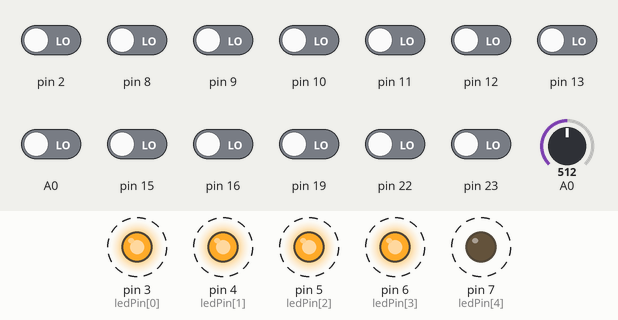
Bench run of a program on a simulated Arduino Nano, built with avr-gcc and run on an emulated ATmega328P. Shown: output pins drawn as LEDs (lit = HIGH). Dashed ring = blinking. The test bench sets the inputs (shaded band); at power-on: A0, pin 2, pin 8–13, pin 15, pin 16, pin 19, pin 22, pin 23 LOW, A0 = 512.

Above: at 0.68 s.
1.3 s: A0 set to 0
At 1.46 s:
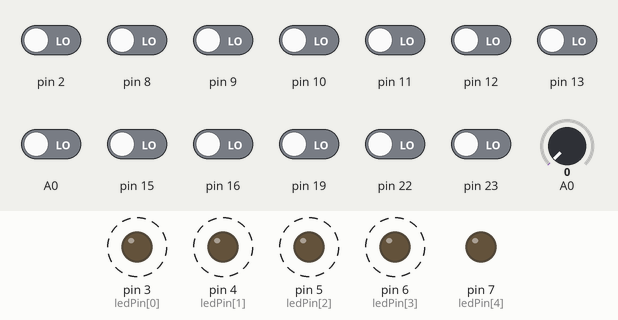
4.8 s: pin 2 driven HIGH
8.3 s: pin 8 driven HIGH
14.4 s: A0 set to 122
At 17.6 s:
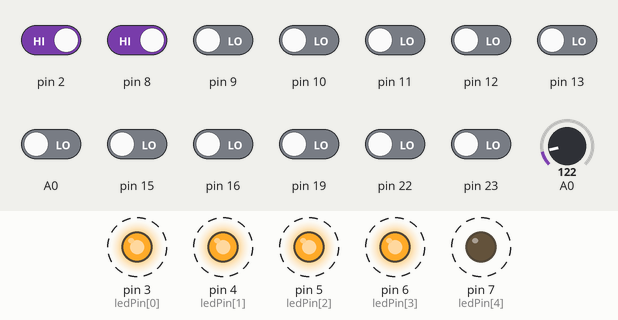
19.0 s: A0 set to 0
At 20.1 s:
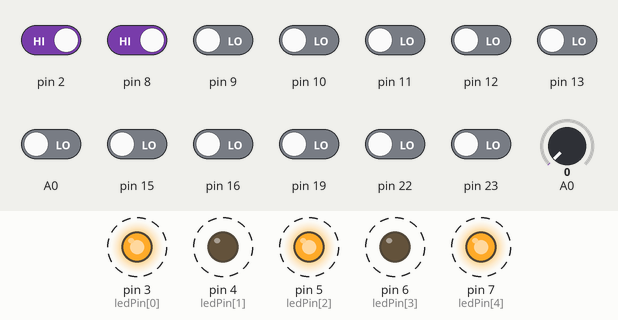
26.0 s: pin 9 driven HIGH
Timing chart, 0 to 33.7 s (numbered marks = the images above; inputs shaded):
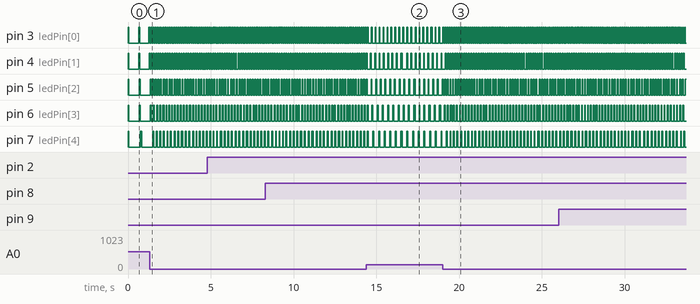

Measured:
- after the input at 1.3 s, pin 3 (ledPin[0]): alternates HIGH for 0.06 s and LOW for 0.06 s, starting after 0.08 s; pin 4 (ledPin[1]): alternates HIGH for 0.06 s and LOW for 0.08 s, starting after 0.11 s
- after the input at 14.4 s, pin 3 (ledPin[0]): alternates HIGH for 0.06 s and LOW for 0.18 s, starting after 0.30 s; pin 4 (ledPin[1]): alternates HIGH for 0.06 s and LOW for 0.20 s, starting after 0.24 s
- after the input at 19.0 s, pin 3 (ledPin[0]): alternates HIGH for 0.06 s and LOW for 0.06 s, starting after 0.13 s; pin 4 (ledPin[1]): alternates HIGH for 0.06 s and LOW for 0.08 s, starting after 0.31 s
- by itself, pin 3 (ledPin[0]): alternates HIGH for 0.05 s and LOW for 0.58 s
- by itself, pin 4 (ledPin[1]): alternates HIGH for 0.05 s and LOW for 0.59 s
- by itself, pin 5 (ledPin[2]), pin 6 (ledPin[3]): alternates HIGH for 0.05 s and LOW for 0.63 s
- by itself, pin 7 (ledPin[4]): alternates HIGH for 0.08 s and LOW for 0.68 s

The program:

main.cpp
```cpp
/* --------------------------------------------------------------------------------
 * arduino-strobe
 *  Secuencia aleatoria de 5 LEDs con efecto de flash.
 --------------------------------------------------------------------------------*/
#include <Arduino.h>

#define ledCount 5

int ledPin[] = {3, 4, 5, 6, 7};
int onTime = 50;
unsigned long lapse[ledCount];
unsigned long previousMillis[ledCount];
unsigned long previousLight;
int ledIndex = 0;
int primeNumber[] = {53, 71, 97, 113, 149, 167, 191, 211, 233, 257};

void setup()
{
  Serial.begin(9600);
  for (int ledIndex = 0; ledIndex < ledCount; ledIndex++)
  {
    pinMode(ledPin[ledIndex], OUTPUT);
  }
}

void loop()
{
  int sensorValue = analogRead(A0);
  unsigned long currentMillis = millis();

  if (currentMillis - previousMillis[ledIndex] >= lapse[ledIndex])
  {
    // save the last time you blinked the LED
    previousMillis[ledIndex] = currentMillis;

    // if the LED is off turn it on and vice-versa:
    if (digitalRead(ledPin[ledIndex]) == LOW)
    {
      digitalWrite(ledPin[ledIndex], HIGH);
      lapse[ledIndex] = onTime;
    }
    else
    {
      digitalWrite(ledPin[ledIndex], LOW);
      lapse[ledIndex] = sensorValue + primeNumber[ledIndex];
    }
  }

  ledIndex = ledIndex < ledCount - 1 ? ledIndex + 1 : 0;
}
```
